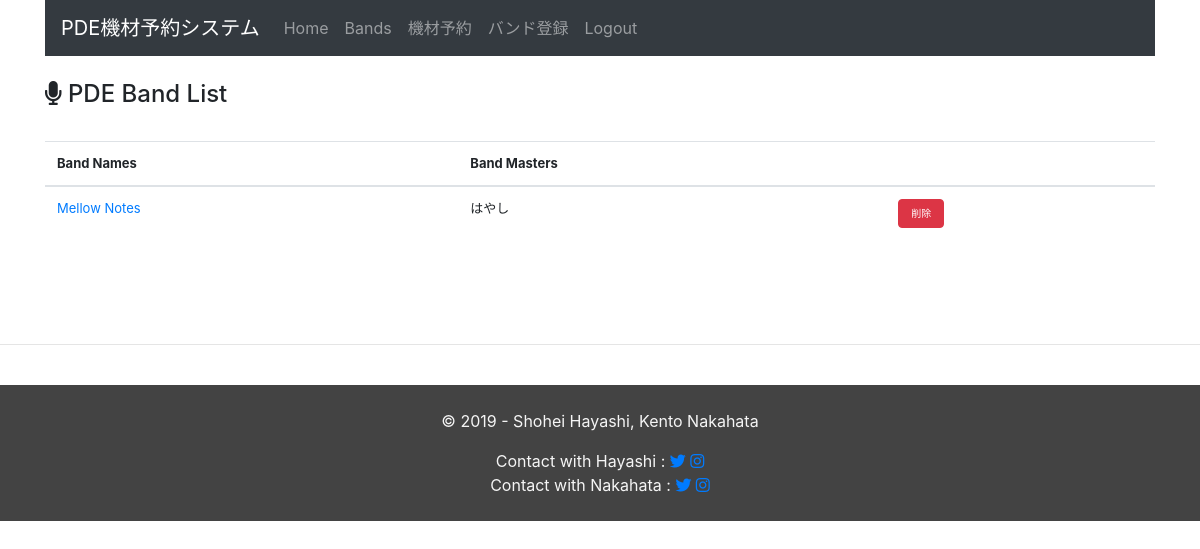
Before: /equipment_management/show_band_list (signed in) with the older database file.
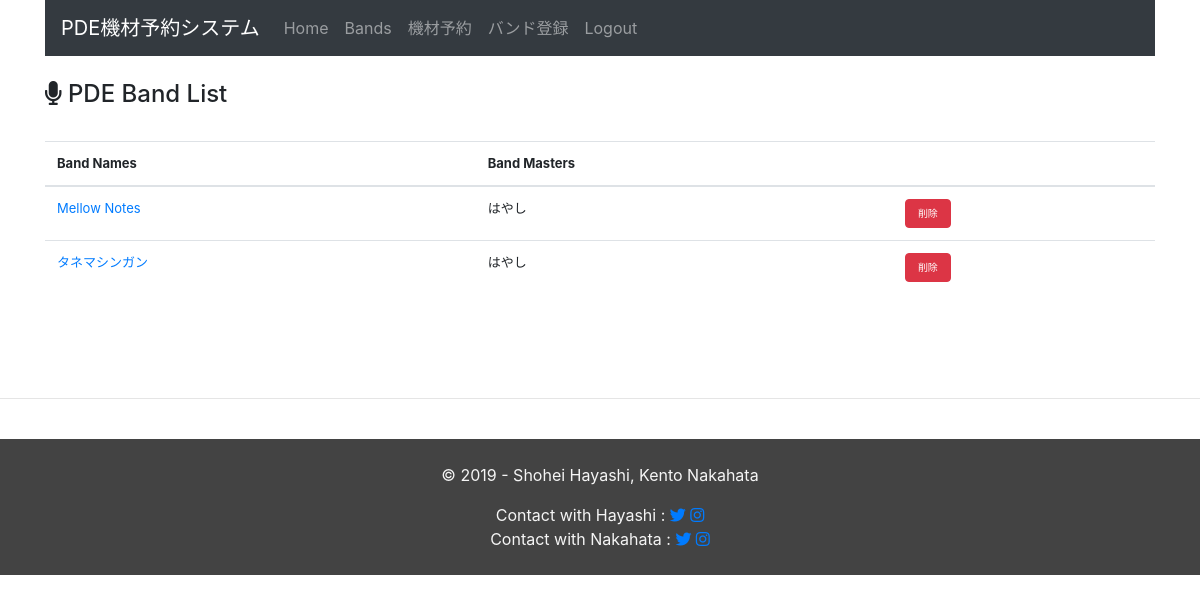
After: the same page with the newer database file.
### equipment_management/models.py (models this page shows, shortened)
class Band(models.Model):
  band_name = models.CharField(max_length=255,
                               verbose_name="Band's Name",
                               unique=True,
                               )
  responsible_person_name = models.CharField(max_length=255,
                                             verbose_name="Band Master's Name")
  created_at = models.DateTimeField(auto_now_add=True)
  updated_at = models.DateTimeField(auto_now=True)

### equipment_management/views.py (the view)
# urls.py: path('show_band_list', views.show_band_list, name='show_band_list'),
@login_required
def show_band_list(request):
  context ={
      'bands' : Band.objects.all(),
  }
  return render(request, 'equipment_management/band_list.html', context)

### equipment_management/templates/equipment_management/band_list.html
{% extends 'equipment_management/base.html' %}
{% block content %}
<br>
<h4><i class="fas fa-microphone"></i> PDE Band List</h4>
<br>
<table class="table">
  <thead>
    <tr>
      <th>Band Names</th>
      <th>Band Masters</th>
      <th></th>
    </tr>
  </thead>
  <tbody>
    {% for band in bands %}
    <tr>
      <td><a href="{% url 'equipment:schedule_by_band' band.pk %}">{{ band.band_name }}</a></td>
      <td>{{ band.responsible_person_name }}</td>
      <td>
        <a href="{% url 'equipment:delete_band' band.pk %}">
            <button type="button" class="btn btn-danger" style="font-size: 10px;">削除</button>
        </a>
      </td>
    </tr>
  {% endfor %}
  </tbody>
</table>
{% endblock %}

### equipment_management/templates/equipment_management/base.html (shortened to what this page needs)
{% load static %}
<!doctype html>
<html lang="ja">
  <head>
    <link rel="stylesheet" href="https://maxcdn.bootstrapcdn.com/bootstrap/4.0.0-beta.2/css/bootstrap.min.css">
    <link href="https://use.fontawesome.com/releases/v5.6.1/css/all.css" rel="stylesheet">
    <link rel="stylesheet" href="{% static 'css/style.css' %}">
    <link rel="stylesheet" href="{% static 'css/table.css' %}">
  </head>
  <body>
    <div class="container">
      <nav class="navbar navbar-expand-lg navbar-dark bg-dark">
        <a class="navbar-brand" href="{% url 'equipment:month' %}">PDE機材予約システム</a>
        <div class="collapse navbar-collapse" id="navbarSupportedContent">
          <ul class="navbar-nav mr-auto">
            <li class="nav-item">
              <a class="nav-link" href="{% url 'equipment:month' %}">Home</a>
            </li>
            <li class="nav-item">
              <a class="nav-link" href="{% url 'equipment:show_band_list' %}">Bands</a>
            </li>
            <li class="nav-item">
              <a class="nav-link" href="{% url 'equipment:add_schedule' %}">機材予約</a>
            </li>
            <li class="nav-item">
              <a class="nav-link" href="{% url 'equipment:add_band' %}">バンド登録</a>
            </li>
            <li class="nav-item">
                <a class="nav-link" href="{% url 'accounts:logout' %}">Logout</a>
            </li>
          </ul>
        </div>
      </nav>
      {% block content %}
      {% endblock %}
    </div>
    <br>
    <br>
    <br>
    <hr>
    <br>
    <footer class="footer">
        <br>
        <div class="copyright text-center">
          <p>© 2019 - Shohei Hayashi, Kento Nakahata</p>
        </div>
        <div class="sns text-center">
          <a>Contact with Hayashi : </a>
          <a href="https://twitter.com/Ring_Sho" class="tw"><i class="fab fa-twitter"></i></a>
          <a href="https://www.instagram.com/shoooohei_884/" class="insta"><i class="fab fa-instagram"></i></a>
        </div>
        <div class="sns text-center">
          <a>Contact with Nakahata : </a>
          <a href="" class="tw"><i class="fab fa-twitter"></i></a>
          <a href="#" class="insta"><i class="fab fa-instagram"></i></a>
        </div>
        <br>
      </footer>
  </body>
</html>

### static/css/table.css (style rules this page uses)
td { font-size: small; }
th { font-size: small; }
button { font-size: small; }
footer { background-color: rgb(67, 67, 67); color: whitesmoke; }

Changed rows visible on the page:
added Band: band_name "タネマシンガン", responsible_person_name "はやし"
